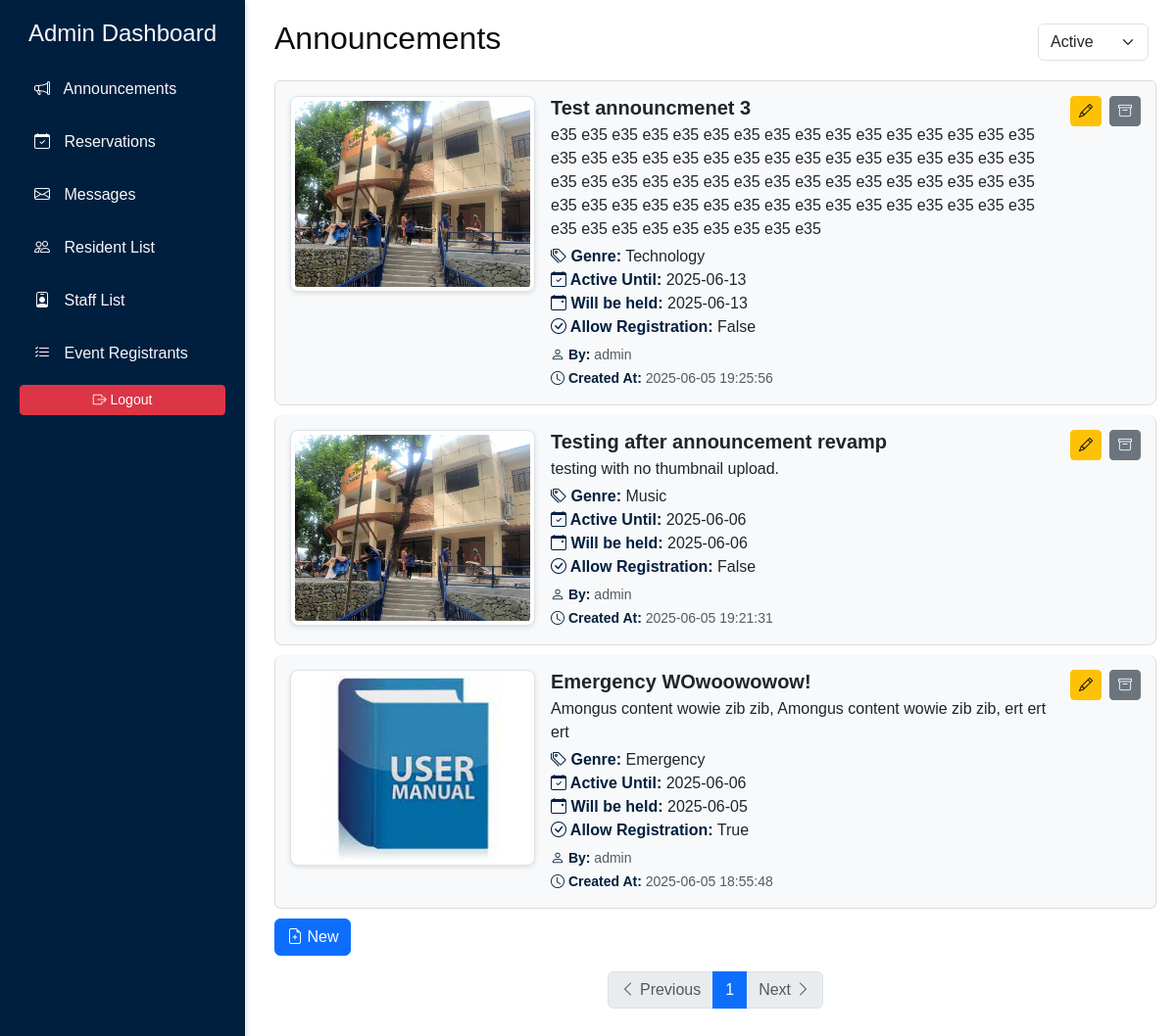
Screenshot of /admin_dashboard.php (signed in) with the database file from the repository.
### tables this page shows
CREATE TABLE `announcements` (
  `id` int(11) NOT NULL,
  `title` varchar(255) NOT NULL,
  `content` text NOT NULL,
  `genre` enum('Music','Sports','Education','Health','Technology','Environment','Community','Culture','Art','Emergency') NOT NULL,
  `created_at` datetime NOT NULL DEFAULT current_timestamp(),
  `active_until` date NOT NULL,
  `occuring_at` date NOT NULL,
  `thumbnail` varchar(255) NOT NULL,
  `author` varchar(255) NOT NULL,
  `allow_registrations` tinyint(1) NOT NULL DEFAULT 0,
  `status` enum('active','archived') NOT NULL DEFAULT 'active'
);

### admin_dashboard.php (the view, shortened to what this page needs)
<?php
require 'auto_archive.php';
$itemsPerPage = 3;
$page = isset($_GET['page']) ? (int)$_GET['page'] : 1;
$offset = ($page - 1) * $itemsPerPage;
$status = isset($_GET['status']) ? $_GET['status'] : 'active';
$stmt = $pdo->query("SELECT * FROM announcements WHERE status = '$status' ORDER BY created_at DESC LIMIT $itemsPerPage OFFSET $offset");
$announcements = $stmt->fetchAll();
$countStmt = $pdo->prepare("SELECT COUNT(*) FROM announcements WHERE status = ?");
$countStmt->execute([$status]);
$totalItems = $countStmt->fetchColumn();
$totalPages = ceil($totalItems / $itemsPerPage);
?>
<!DOCTYPE html>
<html lang="en">
<head>
    <link rel="stylesheet" href="https://cdn.jsdelivr.net/npm/bootstrap@5.3.0/dist/css/bootstrap.min.css">
    <link href="https://cdn.jsdelivr.net/npm/bootstrap-icons/font/bootstrap-icons.css" rel="stylesheet">
    <link rel="stylesheet" href="admin_dashboard.css">
    <link rel="stylesheet" href="css/style.css">
</head>
<body>
    <?php include 'includes/sidebar.php'; ?>
    <div class="content">
        <div class="d-flex justify-content-between align-items-center mb-3">
            <h2>Announcements</h2>
            <form method="GET" action="admin_dashboard.php" class="d-flex">
                <select name="status" class="form-select me-2" onchange="this.form.submit()">
                    <option value="active" <?php echo $status === 'active' ? 'selected' : ''; ?>>Active</option>
                </select>
            </form>
        </div>
        <ul class="list-group">
            <?php foreach ($announcements as $announcement): ?>
                <li class="list-group-item d-flex align-items-start">
                    <div class="me-3">
                        <img src="<?php echo htmlspecialchars($announcement['thumbnail']); ?>" alt="Thumbnail" class="img-thumbnail">
                    </div>
                    <div class="flex-grow-1">
                        <h5 class="mb-1 fw-bold"><?php echo htmlspecialchars($announcement['title']); ?></h5>
                        <p class="mb-1"><?php echo htmlspecialchars($announcement['content']); ?></p>
                        <p class="mb-1">
                            <span class="text-label"><i class="bi bi-tags"></i> Genre:</span> <?php echo htmlspecialchars($announcement['genre']); ?><br>
                            <span class="text-label"><i class="bi bi-calendar-check"></i> Active Until:</span> <?php echo htmlspecialchars($announcement['active_until']); ?><br>
                            <span class="text-label"><i class="bi bi-calendar-event"></i> Will be held:</span> <?php echo htmlspecialchars($announcement['occuring_at']); ?><br>
                            <span class="text-label"><i class="bi bi-check-circle"></i> Allow Registration:</span> <?php echo $announcement['allow_registrations'] == 1 ? 'True' : 'False'; ?>
                        </p>
                        <small class="text-muted">
                            <span class="text-label"><i class="bi bi-person"></i> By:</span> <?php echo htmlspecialchars($announcement['author']); ?><br>
                            <span class="text-label"><i class="bi bi-clock"></i> Created At:</span> <?php echo htmlspecialchars($announcement['created_at']); ?>
                        </small>
                    </div>
                    <div class="ms-3 d-flex align-items-center">
                        <button class="btn btn-warning btn-sm me-2" data-bs-toggle="modal" data-bs-target="#editAnnouncementModal"
                            data-id="<?php echo $announcement['id']; ?>"
                            data-title="<?php echo htmlspecialchars($announcement['title']); ?>"
                            data-content="<?php echo htmlspecialchars($announcement['content']); ?>"
                            data-genre="<?php echo htmlspecialchars($announcement['genre']); ?>"
                            data-active-until="<?php echo htmlspecialchars($announcement['active_until']); ?>"
                            data-occuring-at="<?php echo htmlspecialchars($announcement['occuring_at']); ?>">
                            <i class="bi bi-pencil"></i>
                        </button>
                        <?php if ($announcement['status'] === 'active'): ?>
                            <form method="POST" action="archive_announcement.php" style="display: inline;">
                                <button type="submit" class="btn btn-secondary btn-sm">
                                    <i class="bi bi-archive"></i>
                                </button>
                            </form>
                        <?php endif; ?>
                    </div>
                </li>
            <?php endforeach; ?>
        </ul>
        <button class="btn btn-primary mb-3" data-bs-toggle="modal" data-bs-target="#createAnnouncementModal">
            <i class="bi bi-file-earmark-plus"></i> New
        </button>
        <nav aria-label="Page navigation">
            <ul class="pagination justify-content-center">
                <li class="page-item <?php if($page == 1) echo 'disabled'; ?>">
                    <a class="page-link" href="?page=<?php echo $page - 1; ?>&status=<?php echo $status; ?>" tabindex="-1">
                        <i class="bi bi-chevron-left"></i> Previous
                    </a>
                </li>
                <?php for($i = 1; $i <= $totalPages; $i++): ?>
                    <li class="page-item <?php if($page == $i) echo 'active'; ?>">
                        <a class="page-link" href="?page=<?php echo $i; ?>&status=<?php echo $status; ?>">
                            <?php echo $i; ?>
                        </a>
                    </li>
                <?php endfor; ?>
                <li class="page-item <?php if($page == $totalPages) echo 'disabled'; ?>">
                    <a class="page-link" href="?page=<?php echo $page + 1; ?>&status=<?php echo $status; ?>">
                        Next <i class="bi bi-chevron-right"></i>
                    </a>
                </li>
            </ul>
        </nav>
    </div>
</body>
</html>

### includes/sidebar.php
<div class="sidebar">
    <h4 class="text-center">Admin Dashboard</h4>
    <a href="admin_dashboard.php" class="sidebar-link">
        <i class="bi bi-megaphone"></i> Announcements
    </a>
    <a href="reservations.php" class="sidebar-link">
        <i class="bi bi-calendar-check"></i> Reservations
    </a>
    <a href="messaging.php" class="sidebar-link">
        <i class="bi bi-envelope"></i> Messages
    </a>
    <a href="resident_list.php" class="sidebar-link">
        <i class="bi bi-people"></i> Resident List
    </a>
    <a href="staff_list.php" class="sidebar-link">
        <i class="bi bi-person-badge"></i> Staff List
    </a>
    <a href="event_registrants.php" class="sidebar-link">
        <i class="bi bi-list-check"></i> Event Registrants
    </a>
    <button class="btn btn-danger btn-sm w-100" data-bs-toggle="modal" data-bs-target="#logoutModal">
        <i class="bi bi-box-arrow-right"></i> Logout
    </button>
</div>

### admin_dashboard.css (style rules this page uses)
.sidebar { position: fixed; top: 0; left: 0; height: 100%; width: 250px; background-color: #001f3f; color: #fff; padding: 20px; box-shadow: 2px 0 5px rgba(0, 0, 0, 0.1); z-index: 1000; }
.sidebar h4 { text-align: center; margin-bottom: 20px; font-size: 1.5rem; color: #f8f9fa; }
.sidebar-link { display: block; color: #f8f9fa; text-decoration: none; padding: 10px 15px; margin-bottom: 10px; border-radius: 5px; transition: background-color 0.3s ease; }
.sidebar-link i { margin-right: 10px; }
.content { margin-left: 260px; padding: 20px; }
body { font-family: Arial, sans-serif; background-color: #f8f9fa; margin: 0; padding: 0; }
.img-thumbnail { max-width: 250px; max-height: 200px; min-width: 250px; min-height: 200px; object-fit: cover; border-radius: 8px; box-shadow: 0 2px 5px rgba(0, 0, 0, 0.1); }
.list-group-item { border: 1px solid #ddd; border-radius: 8px; margin-bottom: 10px; padding: 15px; background-color: #f8f9fa; }
.text-label { color: #001f3f; font-weight: bold; }

### css/style.css (style rules this page uses)
body { font-family: "Poppins", sans-serif; color: #0c0c0c; background-color: #ffffff; }
a, a:hover, a:focus { text-decoration: none; }
.btn, .btn:focus { outline: none !important; -webkit-box-shadow: none; box-shadow: none; }

### rows the page displays
announcements: thumbnail (picture), title "Test announcmenet 3", content "e35 e35 e35 e35 e35 e35 e35 e35 e35 e35 e35 e35 e35 e35 e35 e35 e35 e35 e35 e35 e35 e35 e35 e35 e35 e35 e35 e35 e35 e35 e35 e35 e35 e35 e35 e35 e35 e35 e35 e35 e35 e35 e35 e35 e35 e35 e35 e35 e35 e35 e35 e35 e35 e35 e35 e35 e35 e35 e35 e35 e35 e35 e35 e35 e35 e35 e35 e35 e35 e35 e35 e35 e35", genre "Technology", active_until "2025-06-13", occuring_at "2025-06-13", allow_registrations "False", author "admin", created_at "2025-06-05 19:25:56"
announcements: thumbnail (picture), title "Testing after announcement revamp", content "testing with no thumbnail upload.", genre "Music", active_until "2025-06-06", occuring_at "2025-06-06", allow_registrations "False", author "admin", created_at "2025-06-05 19:21:31"
announcements: thumbnail (picture), title "Emergency WOwoowowow!", content "Amongus content wowie zib zib, Amongus content wowie zib zib, ert ert ert", genre "Emergency", active_until "2025-06-06", occuring_at "2025-06-05", allow_registrations "True", author "admin", created_at "2025-06-05 18:55:48"
